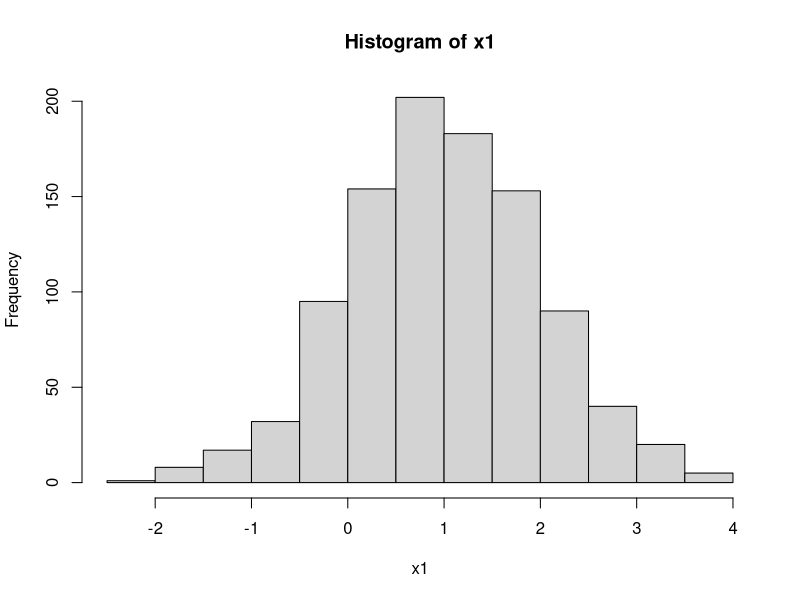
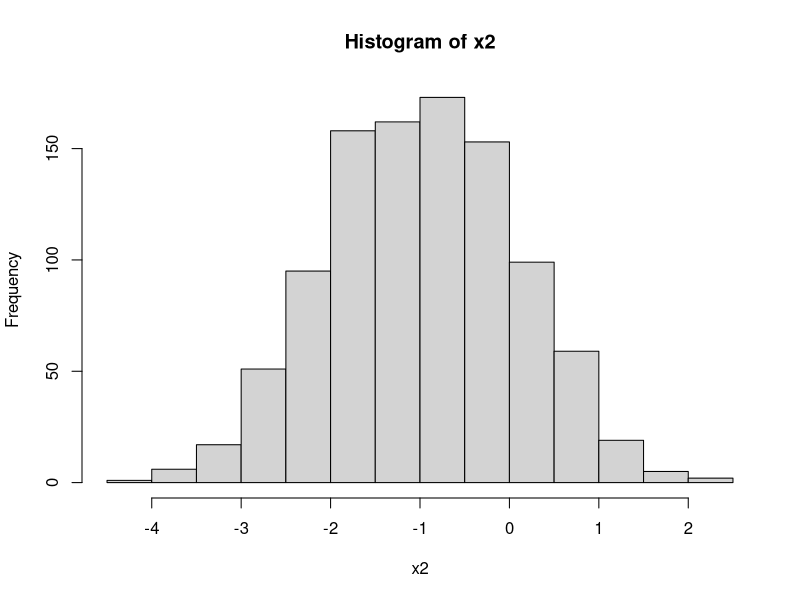

These charts were generated, in order, by the following R code:
#t-test example
x1 <- rnorm(1000, mean = 1, sd = 0.99)
x2 <- rnorm(1000, mean = -1, sd = 1.01)

hist(x1)
hist(x2)

t.test(x1, x2)
